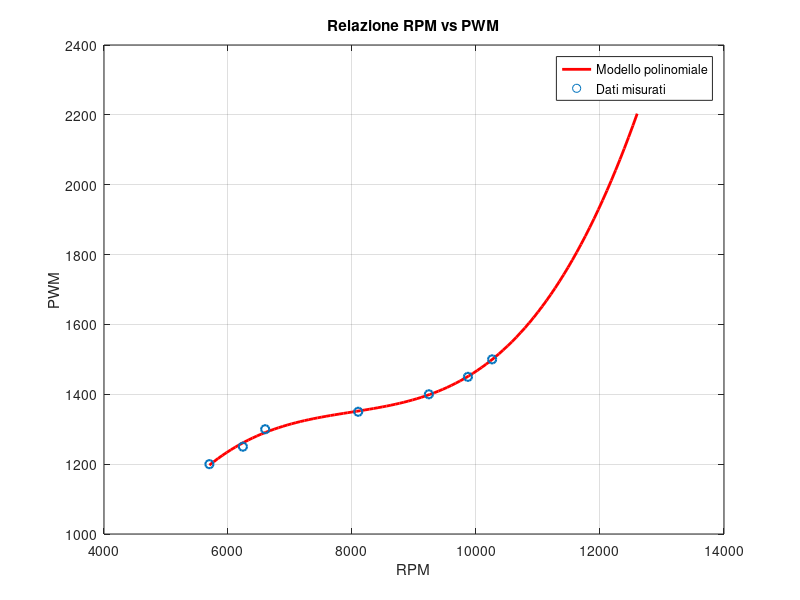

MATLAB code for this plot:
PWM_SAMPLE = [1200, 1250, 1300, 1350, 1400, 1450, 1500]; % Valori di PWM
RPM_SAMPLE = [5700, 6240, 6600, 8100, 9240, 9870, 10260]; % Valori di RPM
MAX_PWM = 2000;

% Calcolo dei coefficienti del polinomio di grado 2
coeffs = polyfit(RPM_SAMPLE, PWM_SAMPLE, 3);

% Coefficienti del polinomio
a = coeffs(1); % Coefficiente di x^3
b = coeffs(2); % Coefficiente di x^2
c = coeffs(3); % Coefficiente di x^1
d = coeffs(4); % Coefficiente costante

% Definizione della funzione lambda basata sui coefficienti calcolati
rpm_model = @(rpm) a*rpm.^3 + b*rpm.^2 + c*rpm + d;

% Esempio di utilizzo
rpm_values = linspace(min(RPM_SAMPLE), 12600, 100); % Gamma di valori RPM
pwm_values = rpm_model(rpm_values); % Calcola le PWM corrispondenti

% Visualizzazione dei risultati
plot(rpm_values, pwm_values, 'r-', 'LineWidth', 2);
hold on;
scatter(RPM_SAMPLE, PWM_SAMPLE, 'bo', 'LineWidth', 1.5);
title('Relazione RPM vs PWM');
xlabel('RPM');
ylabel('PWM');
legend('Modello polinomiale', 'Dati misurati');
grid on;
hold off;

% Stampa i coefficienti del polinomio
fprintf('Coefficiente a (x^3): %.20f\n', a);
fprintf('Coefficiente b (x^2): %.20f\n', b);
fprintf('Coefficiente c (x^1): %.20f\n', c);
fprintf('Coefficiente d (x^0): %.20f\n', d);
